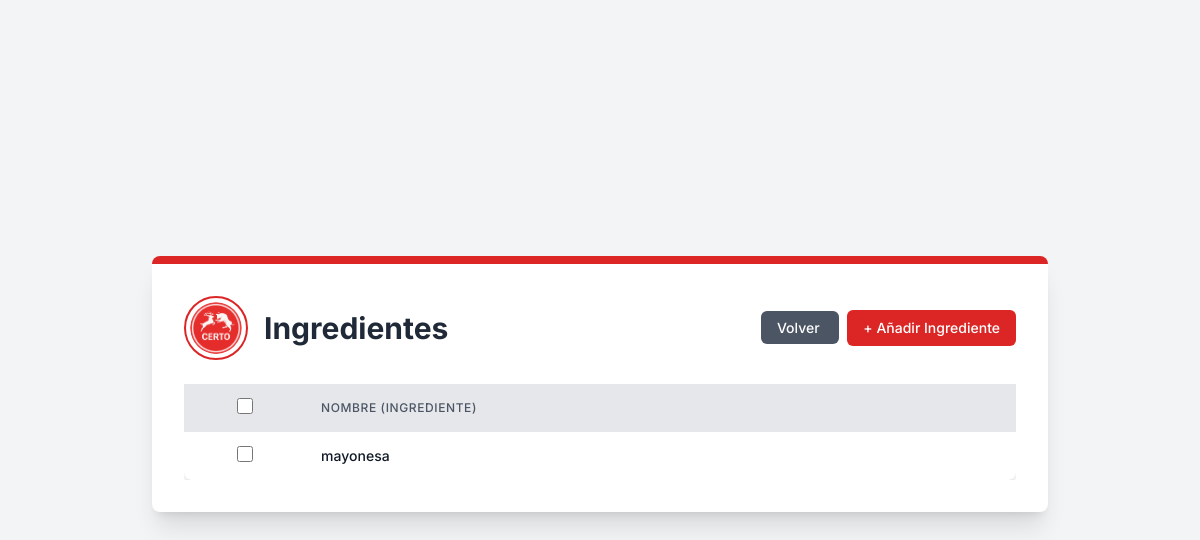
The page /core/ingredients/ (signed in) on the database as committed earlier.
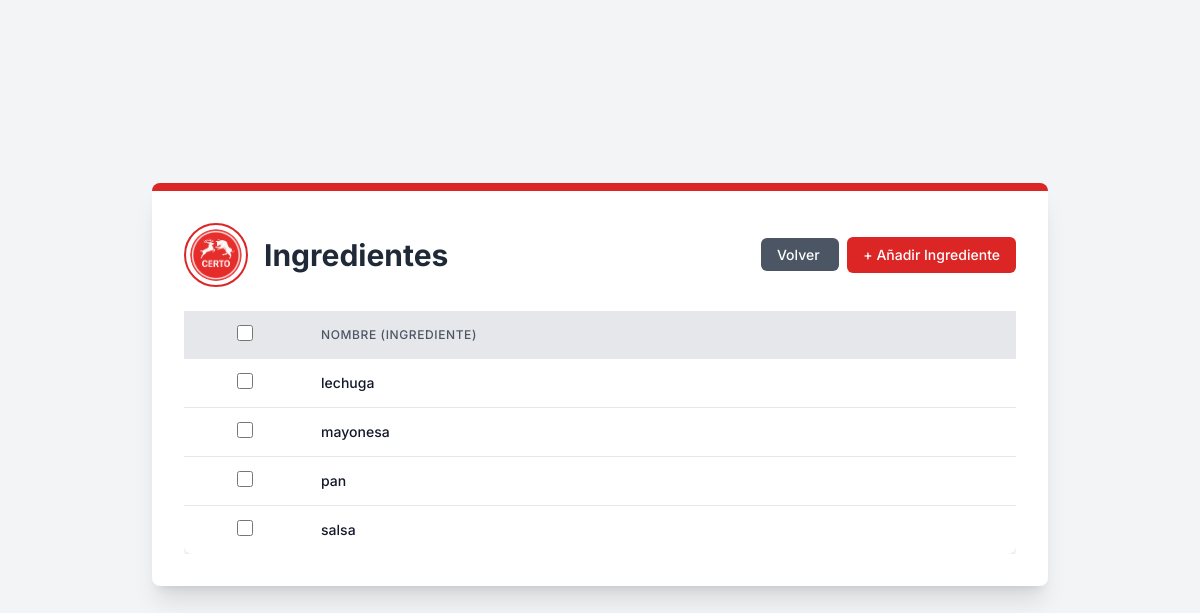
The same page on the database as committed later.
### comedor/models.py (models this page shows, shortened)
class Ingredientes(models.Model):
    nombre = models.CharField(max_length=100)

### core/views.py (the view)
# urls.py: path("ingredients/", views.ingredients, name="ingredients"),
def ingredients(request):
    if request.user.is_authenticated:
        ingredients = Ingredientes.objects.all()
        return render(request, 'Ingredients/ingredients_list_view.html', {'ingredientes': ingredients})
    else:
        return redirect('core:signInUp')

### core/templates/Ingredients/ingredients_list_view.html (shortened to what this page needs)
{% extends "main.html" %} {% load static %}{% block content %}
<div
  class="bg-white p-8 rounded-lg shadow-xl max-w-4xl w-full border-t-8 border-primary-red mb-8"
>
  <div class="flex flex-col md:flex-row items-center justify-between mb-6">
    <div class="flex items-center mb-4 md:mb-0">
      <img
        src="{% static 'img/logos/logo.png' %}"
        alt="Logo de la Cafetería Certo"
        class="w-16 h-16 rounded-full border-2 border-primary-red p-1 object-cover mr-4"
      />
      <h1 class="text-3xl font-bold text-gray-800">Ingredientes</h1>
    </div>
    <div class="text-right">
      <a
        href="/core/dashboard"
        class="px-4 py-2 text-sm font-medium text-white bg-gray-600 rounded-md hover:bg-gray-700 transition duration-300 ease-in-out mr-2"
      >
        Volver
      </a>
      <button
        onclick="alert('Redirigir a formulario de nuevo ingediente')"
        class="px-4 py-2 text-sm font-medium text-white bg-primary-red rounded-md hover:bg-red-700 transition duration-300 ease-in-out"
      >
        + Añadir Ingrediente
      </button>
    </div>
  </div>
  <div class="overflow-x-auto">
    <form
      id="deleteForm"
      method="post"
      action="{% url 'core:bulk_delete' 'ingredientes' 'core:ingredients' %}"
    >
      <table class="min-w-full bg-white rounded-lg shadow-custom">
        <thead class="bg-gray-200">
          <tr>
            <th class="py-3 px-2 text-center">
              <input
                type="checkbox"
                id="selectAll"
                class="form-checkbox h-4 w-4 text-primary-red"
              />
            </th>
            <th
              class="py-3 px-4 text-left text-xs font-medium text-gray-600 uppercase tracking-wider"
            >
              Nombre (Ingrediente)
            </th>
          </tr>
        </thead>
        <tbody class="divide-y divide-gray-200">
          {% for ingrediente in ingredientes %}
          <tr class="hover:bg-gray-50">
            <td class="py-3 px-2 text-center">
              <input
                type="checkbox"
                name="selected_ids"
                value="{{ ingrediente.id }}"
                class="rowCheckbox form-checkbox h-4 w-4 text-primary-red"
              />
            </td>
            <td
              class="py-3 px-4 whitespace-nowrap text-sm font-medium text-gray-900"
            >
              {{ ingrediente.nombre }}
            </td>
          </tr>
          {% endfor %}
        </tbody>
      </table>
    </form>
  </div>
</div>
{% endblock %}

### core/templates/main.html (shortened to what this page needs)
{% load static %}
<!DOCTYPE html>
<html lang="es">
  <head>
    <script src="https://cdn.tailwindcss.com"></script>
    <link rel="stylesheet" href="{% static 'css/main.css' %}" />
  </head>
  <body class="flex items-center justify-center min-h-screen p-4">
    {% block content %} {% endblock %}
  </body>
</html>

### static/css/main.css (style rules this page uses)
body { font-family: "Inter", sans-serif; background-color: #f3f4f6; }
.bg-primary-red { background-color: #dc2626; }
.text-primary-red { color: #dc2626; }
.border-primary-red { border-color: #dc2626; }
.shadow-custom { box-shadow: 0 4px 6px -1px rgba(0, 0, 0, 0.1), 0 2px 4px -1px rgba(0, 0, 0, 0.06); }

Rows that differ between the two databases and show on the page:
added Ingredientes: nombre "lechuga"
added Ingredientes: nombre "pan"
added Ingredientes: nombre "salsa"
